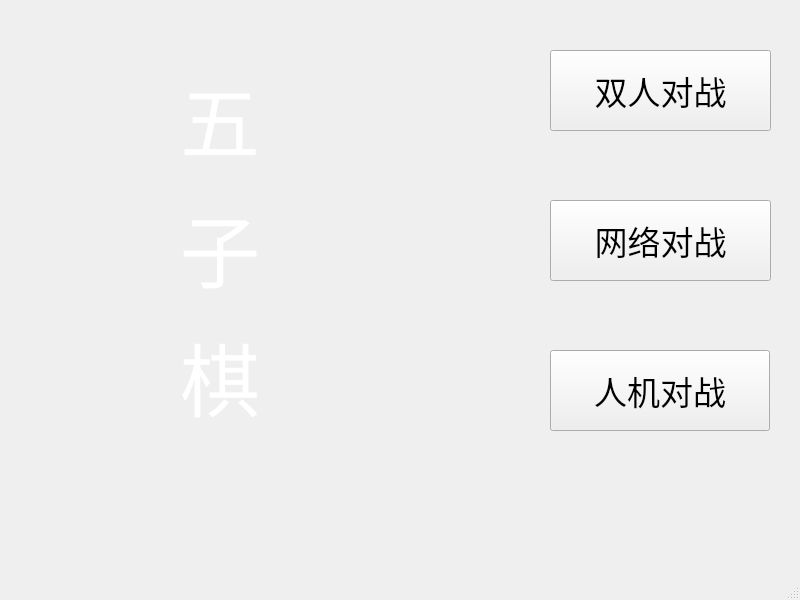
<?xml version="1.0" encoding="UTF-8"?>
<ui version="4.0">
 <class>MainWindow</class>
 <widget class="QMainWindow" name="MainWindow">
  <property name="geometry">
   <rect>
    <x>0</x>
    <y>0</y>
    <width>800</width>
    <height>600</height>
   </rect>
  </property>
  <property name="windowTitle">
   <string>MainWindow</string>
  </property>
  <widget class="QWidget" name="centralWidget">
   <widget class="QPushButton" name="pushButton">
    <property name="geometry">
     <rect>
      <x>550</x>
      <y>50</y>
      <width>221</width>
      <height>81</height>
     </rect>
    </property>
    <property name="font">
     <font>
      <family>隶书</family>
      <pointsize>25</pointsize>
     </font>
    </property>
    <property name="text">
     <string>双人对战</string>
    </property>
   </widget>
   <widget class="QPushButton" name="pushButton_2">
    <property name="geometry">
     <rect>
      <x>550</x>
      <y>200</y>
      <width>221</width>
      <height>81</height>
     </rect>
    </property>
    <property name="font">
     <font>
      <family>隶书</family>
      <pointsize>25</pointsize>
     </font>
    </property>
    <property name="text">
     <string>网络对战</string>
    </property>
   </widget>
   <widget class="QPushButton" name="pushButton_3">
    <property name="geometry">
     <rect>
      <x>550</x>
      <y>350</y>
      <width>220</width>
      <height>81</height>
     </rect>
    </property>
    <property name="font">
     <font>
      <family>隶书</family>
      <pointsize>25</pointsize>
     </font>
    </property>
    <property name="text">
     <string>人机对战</string>
    </property>
   </widget>
   <widget class="QLabel" name="label">
    <property name="geometry">
     <rect>
      <x>10</x>
      <y>10</y>
      <width>781</width>
      <height>551</height>
     </rect>
    </property>
    <property name="text">
     <string/>
    </property>
    <property name="pixmap">
     <pixmap resource="image.qrc">:/images/background.jpg</pixmap>
    </property>
    <property name="scaledContents">
     <bool>true</bool>
    </property>
   </widget>
   <widget class="QLabel" name="label_2">
    <property name="geometry">
     <rect>
      <x>180</x>
      <y>60</y>
      <width>151</width>
      <height>371</height>
     </rect>
    </property>
    <property name="font">
     <font>
      <family>隶书</family>
      <pointsize>60</pointsize>
     </font>
    </property>
    <property name="text">
     <string>&lt;html&gt;&lt;head/&gt;&lt;body&gt;&lt;p&gt;&lt;span style=&quot; color:#ffffff;&quot;&gt;五&lt;/span&gt;&lt;/p&gt;&lt;p&gt;&lt;span style=&quot; color:#ffffff;&quot;&gt;  子&lt;/span&gt;&lt;/p&gt;&lt;p&gt;&lt;span style=&quot; color:#ffffff;&quot;&gt;    棋&lt;/span&gt;&lt;/p&gt;&lt;/body&gt;&lt;/html&gt;</string>
    </property>
   </widget>
   <zorder>label</zorder>
   <zorder>pushButton</zorder>
   <zorder>pushButton_2</zorder>
   <zorder>pushButton_3</zorder>
   <zorder>label_2</zorder>
  </widget>
  <widget class="QMenuBar" name="menuBar">
   <property name="geometry">
    <rect>
     <x>0</x>
     <y>0</y>
     <width>800</width>
     <height>26</height>
    </rect>
   </property>
  </widget>
  <widget class="QStatusBar" name="statusBar"/>
 </widget>
 <layoutdefault spacing="6" margin="11"/>
 <resources>
  <include location="image.qrc"/>
 </resources>
 <connections/>
</ui>
